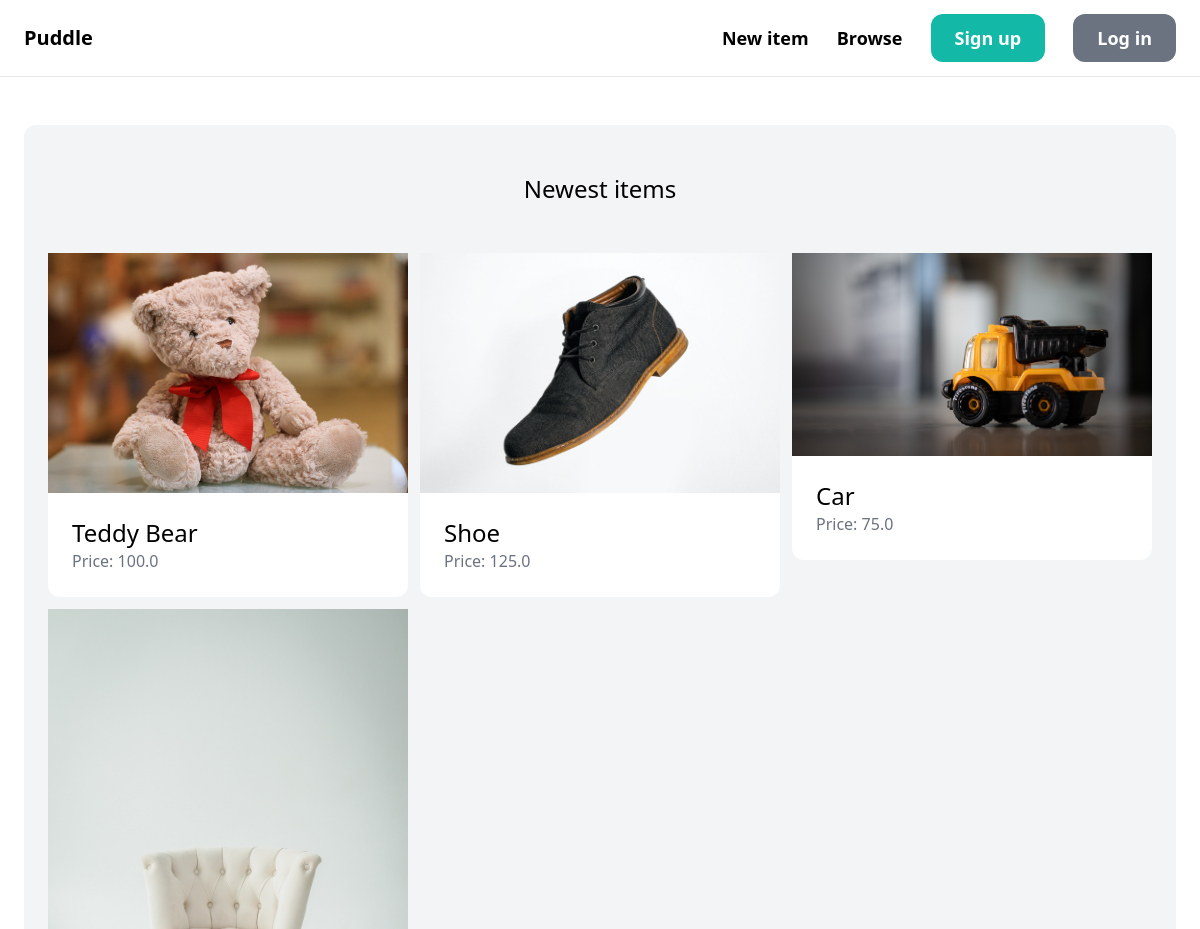
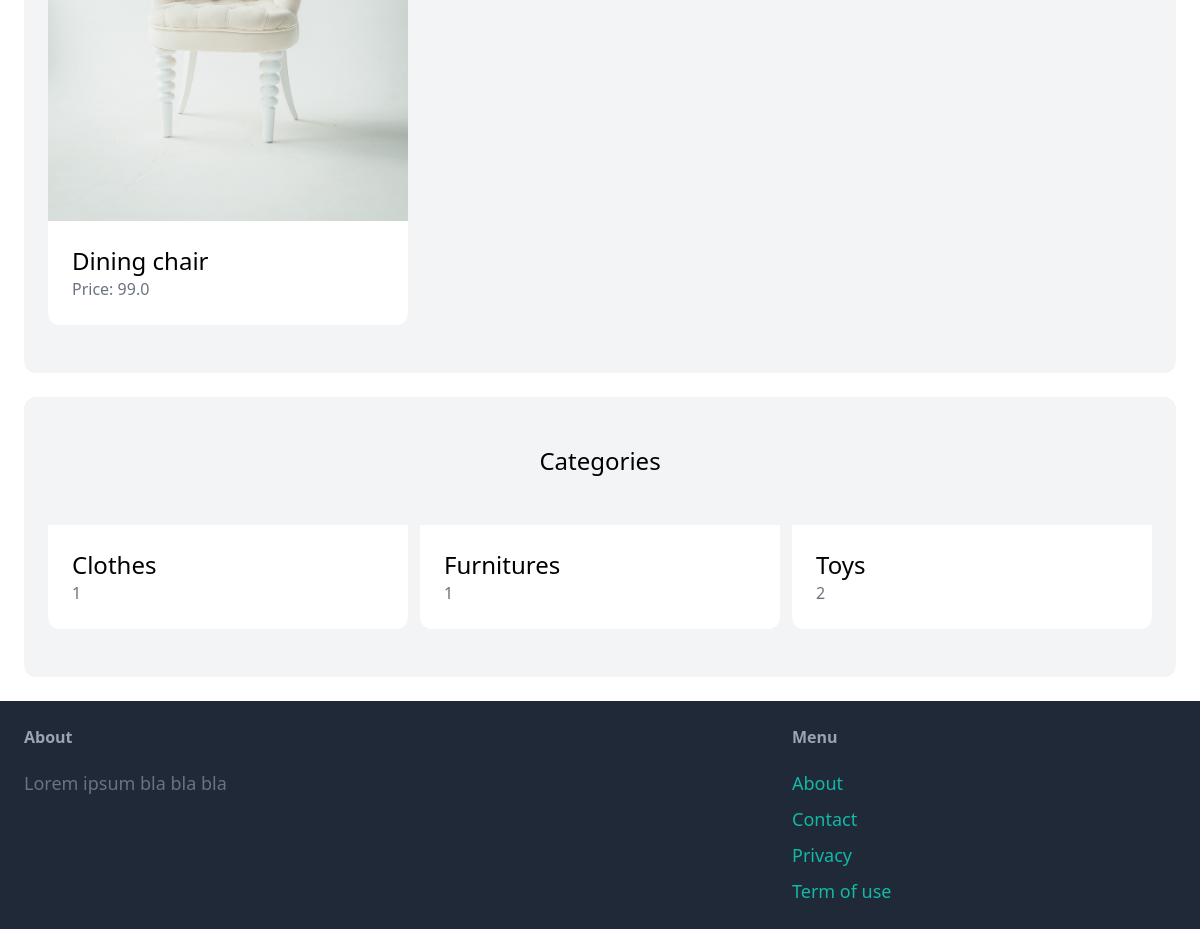
The page / on the database its author committed (2 pictures, top to bottom).
### item/models.py (models this page shows, shortened)
class Item(models.Model):
  category = models.ForeignKey(Category, related_name='items', on_delete=models.CASCADE)
  name = models.CharField(max_length=255)
  description = models.TextField(blank=True, null=True)
  price = models.FloatField()
  image = models.ImageField(upload_to='item_images', blank=True, null=True)
  is_sold = models.BooleanField(default=False)
  created_by = models.ForeignKey(User, related_name='items', on_delete=models.CASCADE)
  created_at = models.DateTimeField(auto_now_add=True)

class Category(models.Model):
  name = models.CharField(max_length=255)
  class Meta:
    ordering = ('name', )
    verbose_name_plural = 'Categories'

### core/views.py (the view)
# urls.py: path('', views.index, name='index'),
def index(request):
  items = Item.objects.filter(is_sold=False)[0:6]
  categories = Category.objects.all()
  return render(request, 'core/index.html', {
    'categories': categories,
    'items': items,
  })

### core/templates/core/index.html (shortened to what this page needs)
{% extends 'core/base.html' %}
{% block content %}
  <div class="mt-6 px-6 py-12 bg-gray-100 rounded-xl">
    <h2 class="mb-12 text-2xl text-center">Newest items</h2>
    <div class="grid grid-cols-3 gap-3">
      {% for item in items %}
        <div>
          <a href='{% url 'item:detail' item.id %}'>
            <div>
              <img src="{{ item.image.url }}" class="rouded-t-xl">
            </div>
            <div class="p-6 bg-white rounded-b-xl">
              <h2 class="text-2xl">{{ item.name }}</h2>
              <p class="text-gray-500">Price: {{ item.price }}</p>
            </div>
          </a>
        </div>
      {% endfor %}
    </div>
  </div>
  <div class="mt-6 px-6 py-12 bg-gray-100 rounded-xl">
    <h2 class="mb-12 text-2xl text-center">Categories</h2>
    <div class="grid grid-cols-3 gap-3">
      {%  for category in categories %}
      <div>
          <a href='#'>
            <div class="p-6 bg-white rounded-b-xl">
              <h2 class="text-2xl">{{ category.name }}</h2>
              <p class="text-gray-500">{{ category.items.count }}</p>
            </div>
          </a>
        </div>
      {% endfor %}
    </div>
  </div>
{% endblock %}

### core/templates/core/base.html (shortened to what this page needs)
<!DOCTYPE html>
<html>
  <head>
    <script src="https://cdn.tailwindcss.com"></script>
  </head>
  <body>
    <nav
      class="py-6 px-6 flex justify-between items-center border-b border-gray-200"
    >
      <a href="/" class="text-xl font-semibold">Puddle</a>
      <div class="space-x-6">
        <a href="{% url 'item:new' %}" class="text-lg font-semibold hover:text-gray-500"
          >New item</a
        >
        <a href="#" class="text-lg font-semibold hover:text-gray-500">Browse</a>
        {% if request.user.is_authenticated %}
          <a
            href="{% url 'core:signup' %}"
            class="px-6 py-3 text-lg font-semibold bg-teal-500 text-white rounded-xl hover:bg-teal-700"
            >Inbox</a
          >
          <a
            href="{% url 'core:login' %}"
            class="px-6 py-3 text-lg font-semibold bg-gray-500 text-white rounded-xl hover:bg-gray-700"
            >Dashboard</a
          >
        {% else %}
          <a
            href="{% url 'core:signup' %}"
            class="px-6 py-3 text-lg font-semibold bg-teal-500 text-white rounded-xl hover:bg-teal-700"
            >Sign up</a
          >
          <a
            href="{% url 'core:login' %}"
            class="px-6 py-3 text-lg font-semibold bg-gray-500 text-white rounded-xl hover:bg-gray-700"
            >Log in</a
          >
        {% endif %}
      </div>
    </nav>
    <div class="px-6 py-6">{% block content %} {% endblock %}</div>
    <footer class="py-6 px-6 flex justify-between bg-gray-800">
      <div class="w-2/3 pr-10">
        <h3 class="mb-5 font-semibold text-gray-400">About</h3>
        <p class="text-lg text-gray-500">Lorem ipsum bla bla bla</p>
      </div>
      <div class="w-1/3">
        <h3 class="mb-5 font-semibold text-gray-400">Menu</h3>
        <ul class="space-y-2">
          <li><a href="#" class="text-lg text-teal-500 hover:text-teal-700">About</a></li>
          <li><a href="{% url 'core:contact' %}" class="text-lg text-teal-500 hover:text-teal-700">Contact</a></li>
          <li><a href="#" class="text-lg text-teal-500 hover:text-teal-700">Privacy</a></li>
          <li><a href="#" class="text-lg text-teal-500 hover:text-teal-700">Term of use</a></li>
        </ul>
      </div>
    </footer>
  </body>
</html>

### rows shown on the page
Item: image (picture), name "Teddy Bear", price "100.0"
Item: image (picture), name "Shoe", price "125.0"
Item: image (picture), name "Car", price "75.0"
Item: image (picture), name "Dining chair", price "99.0"
Category: name "Clothes", items.count "1"
Category: name "Furnitures", items.count "1"
Category: name "Toys", items.count "2"
